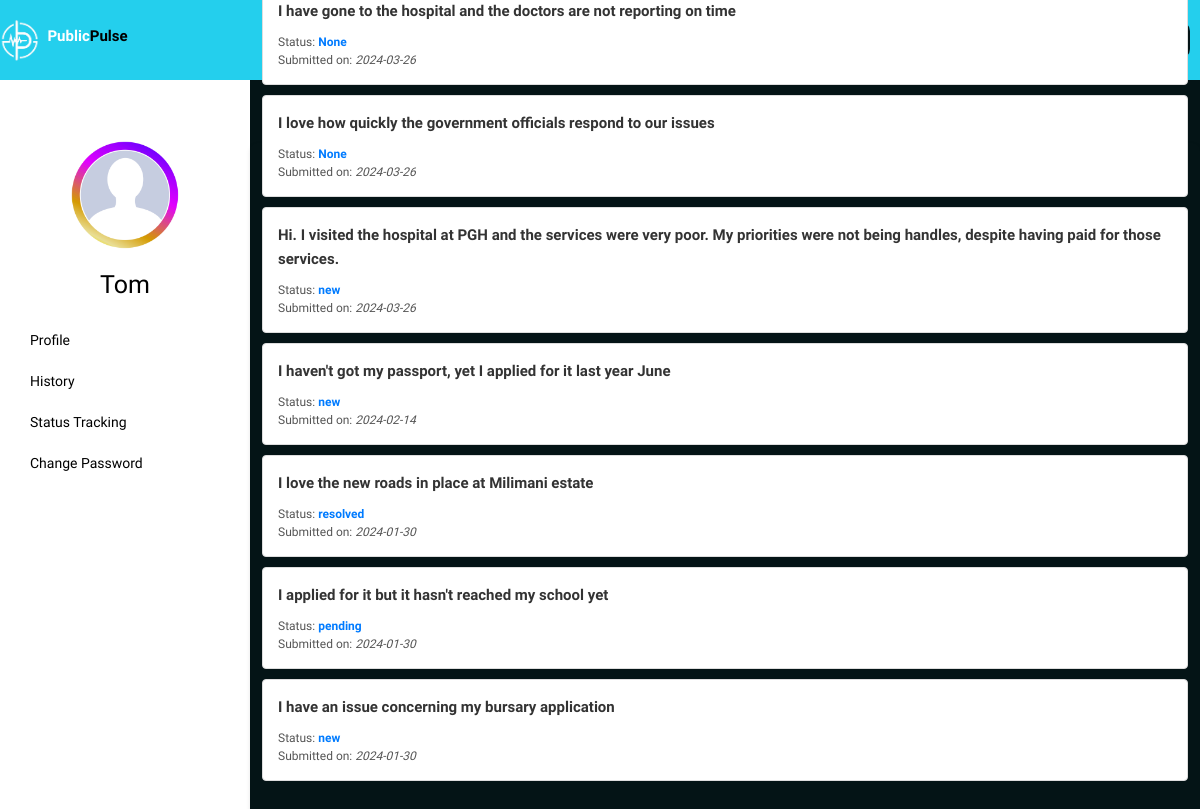
The app's page /chatbot/status_tracking (signed in) with its own data.
### chatbot/models.py (models this page shows, shortened)
class Chat(models.Model):
    STATUS_CHOICES=(
        ('new', 'New'),
        ('resolved', 'Resolved'),
        ('pending', 'Pending'),
    )
    CATEGORY_CHOICES=[
        ('Transport', 'Transport'),
        ('Education', 'Education'),
        ('Security', 'Security'),
        ('Public Service', 'Public Service'),
        ('Sanitation', 'Sanitation'),
        ('Environment', 'Environment'),
        ('Health', 'Health'),
        ('Services', 'Services'),
        ('Housing', 'Housing'),
        ('Infractructure', 'Infractructure'),
        ('Jobs', 'Jobs'),
        ('Sports', 'Sports')
    ]
    user=models.ForeignKey(User, on_delete=models.CASCADE)
    message=models.TextField()
    category=models.CharField(max_length=100, choices=CATEGORY_CHOICES)
    response=models.TextField(default="I am sorry. I dont understand your question")
    created_at=models.DateTimeField(auto_now_add=True)
    status=models.CharField(max_length=10, choices=STATUS_CHOICES, null=True, blank=True )
    resolved_at = models.DateTimeField(null=True, blank=True)
    sentiment_score = models.FloatField(null=True, blank=True)
    classification=models.CharField(max_length=100, blank=True, null=True)

### chatbot/views.py (the view)
# urls.py: path('status_tracking', views.status_tracking, name='status_tracking'),
def status_tracking(request):
    complaints=Chat.objects.filter(user=request.user).order_by('-created_at')
    return render(request, 'user/status_tracking.html', {'complaints':complaints})

### templates/user/status_tracking.html (shortened to what this page needs)
{% extends 'base.html' %}
{% block content %}
{% load static %}
<link rel="stylesheet" type="text/css" href="{% static 'profile.css' %}">
<div class="header">
    <div class="logo">
        <img src="{% static 'Images/publicpulselogo.png' %}"/>
        <a href="/">
            <h4>Public<span>Pulse</span></h4>
        </a>
    </div>
    <a href="logout" class="logout-link">Logout </a>
</div>
<div class="user-status">
    <div class="profile">
        <div class="sidebar">
            <div class="profile-picture">
                {% if user.is_authenticated %}
                <img src="{% static 'Images/placeholder.jpg' %}" alt="user">
                <h4>{{user.username}}</h4>
                {%endif%}
            </div>
            <a href="user_profile">Profile</a>
            <a href="chat_history">History</a>
            <a href="">Status Tracking</a>
            <a href="change-password">Change Password</a>
        </div>
    </div>
    <div class="tracking container">
        {% if complaints %}
            <ul class="complaints-list">
                {% for complaint in complaints %}
                    <li class="complaint-item">
                        <div class="complaint-message">
                            <strong>{{ complaint.message }}</strong>
                        </div>
                        <div class="complaint-details">
                            Status: <span class="complaint-status">{{ complaint.status }}</span><br>
                            Submitted on: <span class="complaint-date">{{ complaint.created_at|date:"Y-m-d" }}</span>
                        </div>
                    </li>
                {% endfor %}
            </ul>
        {% else %}
            <p>You have not submitted any complaints.</p>
        {% endif %}
    </div>
</div>
{% endblock %}

### static/styles.css (style rules this page uses)
* { margin: 0; }
body, html { background-color: #041416 !important; font-family: "Inknut Antiqua" !important; }
.logo { width: 100px; height: 100px; }
.logout-link { color: black; background-color: #24CFED; padding: 5px; border-radius: 10px; font-size: 12px; text-decoration: none; }

### static/profile.css (style rules this page uses)
* { margin: 0; padding: 0; box-sizing: border-box; }
body, html { background-color: #041416 !important; font-family: "Inknut Antiqua" !important; }
.header { background-color: #24CFED; color: #ffffff; width: 100%; height: 80px; padding: 0; margin: 0; display: flex; justify-content: space-between; align-items: center; }
.header .logout-link { background-color: #041416; text-align: center; margin-right: 10px; color: white; padding: 10px; }
.logo { display: flex; justify-content: center; align-items: center; width: 10%; height: 80px; }
img { width: 55px; height: 55px; }
.logo h4 { font-size: 15px; font-weight: bold; }
.logo span { color: black; }
.logo a { text-decoration: none; color: white; }
.profile { display: flex; }
.sidebar { width: 250px; background-color: white; color: black; height: 100vh; padding: 20px; }
.sidebar a { color: black; text-decoration: none; display: block; padding: 10px; font-size: 14px; }
.profile-picture { text-align: center; margin-top: 20px; margin-bottom: 20px; }
.profile-picture img { width: 150px; height: 150px; }
.profile-picture h4 { font-size: 25px; }
.user-status { display: flex; justify-content: center; }
.tracking { max-width: 300px; margin: auto; padding: 20px; border-radius: 8px; flex-grow: 1; box-shadow: 0 2px 4px rgba(0, 0, 0, 0.1); }
.tracking .complaints-list { list-style-type: none; padding: 0; }
.tracking .complaint-item { background-color: #ffffff; border: 1px solid #ddd; border-radius: 4px; padding: 15px; margin-bottom: 10px; }
.tracking .complaint-message strong { color: #333; font-size:15px; }
.tracking .complaint-details { color: #555; margin-top: 10px; font-size: 12px; }
.tracking .complaint-status { font-weight: bold; color: #007bff; }
.tracking .complaint-date { font-style: italic; }

### records on screen
Chat: message "I have gone to the hospital and the doctors are not reporting on time", status "None", created_at "2024-03-26"
Chat: message "I love how quickly the government officials respond to our issues", status "None", created_at "2024-03-26"
Chat: message "Hi. I visited the hospital at PGH and the services were very poor. My priorities were not being handles, despite having paid for those services.", status "new", created_at "2024-03-26"
Chat: message "I haven't got my passport, yet I applied for it last year June", status "new", created_at "2024-02-14"
Chat: message "I love the new roads in place at Milimani estate", status "resolved", created_at "2024-01-30"
Chat: message "I applied for it but it hasn't reached my school yet", status "pending", created_at "2024-01-30"
Chat: message "I have an issue concerning my bursary application", status "new", created_at "2024-01-30"

### other values on screen
{{ user.username }} "Tom"
